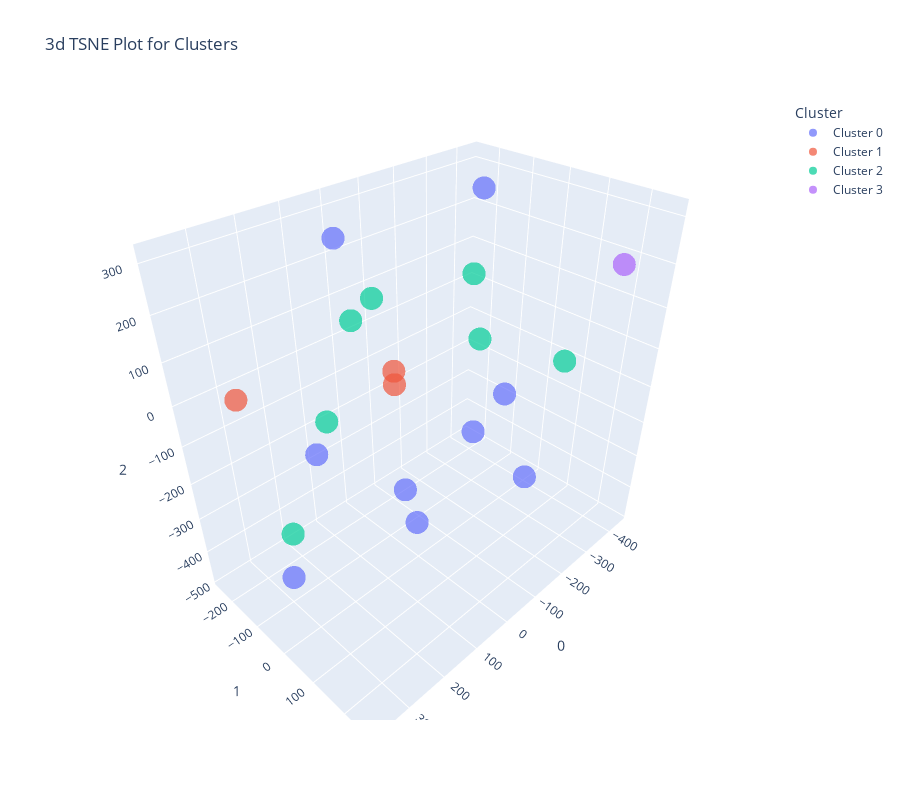

The notebook cell saved with this chart:
### Code cell
plot_model(KMeanClusteringModel, plot = 'tsne')

### Figure 1 — Plotly figure (JSON) as saved in the notebook; plotly's stock layout.template omitted (floating-point values rounded to 4 significant figures)
{"data": [{"customdata": [["kausar"], ["constrected2"], ["aood"], ["asgar_ali"], ["bukhoor"], ["strawberry"], ["dehenalaod"], ["junaid"], ["oudh_ma'alattar"]], "hovertemplate": "Cluster=Cluster 0<br>0=%{x}<br>1=%{y}<br>2=%{z}<br>Feature=%{customdata[0]}<extra></extra>", "legendgroup": "Cluster 0", "marker": {"color": "#636efa", "opacity": 0.7, "symbol": "circle"}, "mode": "markers", "name": "Cluster 0", "scene": "scene", "showlegend": true, "type": "scatter3d", "x": [-26.76, -152.1, 373.4, 76.56, 181.4, 36.37, 44.51, 302.3, -291.4], "y": [134.6, 180.9, 41.3, -142.2, 185.5, -2.861, 264.1, 59.0, -92.01], "z": [-70.45, -236.9, -258.5, 290.7, -145.7, -271.8, 117.3, 13.68, 310.1]}, {"customdata": [["RoseMusk"], ["raspberry"], ["TeaTreeOil"]], "hovertemplate": "Cluster=Cluster 1<br>0=%{x}<br>1=%{y}<br>2=%{z}<br>Feature=%{customdata[0]}<extra></extra>", "legendgroup": "Cluster 1", "marker": {"color": "#EF553B", "opacity": 0.7, "symbol": "circle"}, "mode": "markers", "name": "Cluster 1", "scene": "scene", "showlegend": true, "type": "scatter3d", "x": [309.9, -96.84, 70.77], "y": [-183.8, -177.3, 9.986], "z": [15.64, -134.3, 61.65]}, {"customdata": [["carolina_herrera"], ["ajayeb"], ["rose"], ["burberrry"], ["amreaj"], ["ajmal"], ["constrected"]], "hovertemplate": "Cluster=Cluster 2<br>0=%{x}<br>1=%{y}<br>2=%{z}<br>Feature=%{customdata[0]}<extra></extra>", "legendgroup": "Cluster 2", "marker": {"color": "#00cc96", "opacity": 0.7, "symbol": "circle"}, "mode": "markers", "name": "Cluster 2", "scene": "scene", "showlegend": true, "type": "scatter3d", "x": [-95.66, -227.1, -48.94, 130.8, 200.9, -211.8, 184.4], "y": [60.81, -29.98, -188.4, -143.5, 52.04, 209.7, -256.1], "z": [228.7, -3.51, 104.7, -108.2, 238.2, 48.65, -482.6]}, {"customdata": [["solidmusk"]], "hovertemplate": "Cluster=Cluster 3<br>0=%{x}<br>1=%{y}<br>2=%{z}<br>Feature=%{customdata[0]}<extra></extra>", "legendgroup": "Cluster 3", "marker": {"color": "#ab63fa", "opacity": 0.7, "symbol": "circle"}, "mode": "markers", "name": "Cluster 3", "scene": "scene", "showlegend": true, "type": "scatter3d", "x": [-441.5], "y": [178.2], "z": [174.7]}], "layout": {"height": 800, "legend": {"title": {"text": "Cluster"}, "tracegroupgap": 0}, "scene": {"domain": {"x": [0, 1], "y": [0, 1]}, "xaxis": {"title": {"text": "0"}}, "yaxis": {"title": {"text": "1"}}, "zaxis": {"title": {"text": "2"}}}, "title": {"text": "3d TSNE Plot for Clusters"}, "width": 900}}
